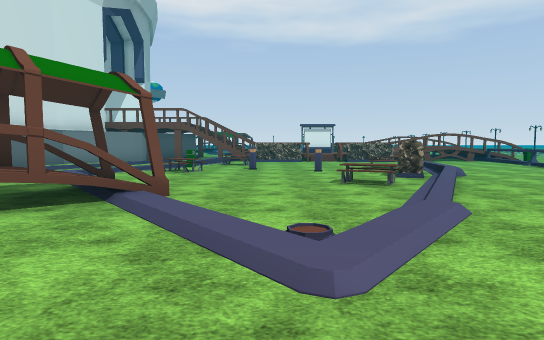
View 1 (above)

24 first-person views from a walk through a scene from a Unity 3-D project. The camera is 1.4 m above the floor, tilts 4° down and sees 75° across. The floor is counted in squares, 2 m on a side. Each view is taken from the middle of a square. On the plan, view 1 faces up. The plan holds only what a view shows up to about 11 squares ahead; the rest is blank. The place goes on beyond the plan. Flat ground stands in for the terrain. Some surface patterns are stand-ins.

View 2
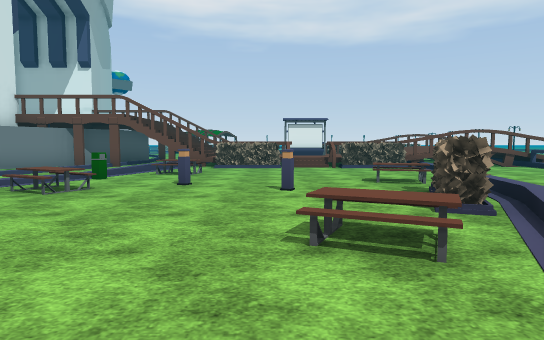

View 3
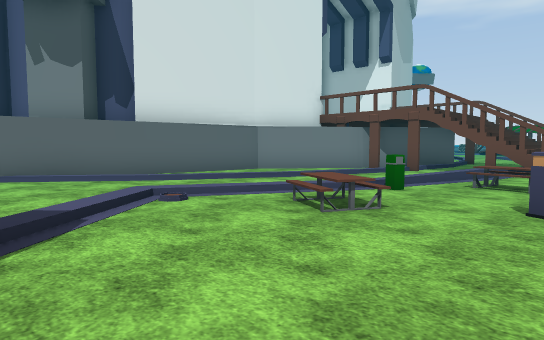

View 4
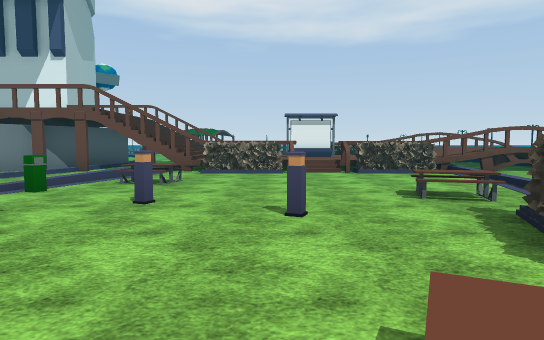

View 5
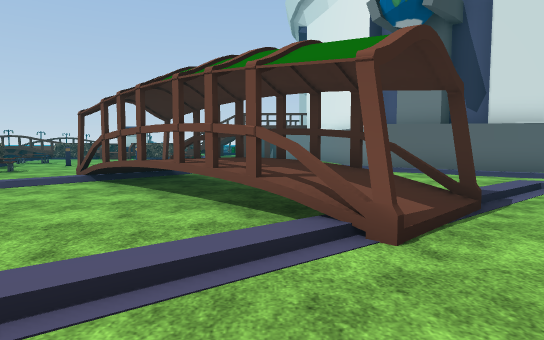

View 6
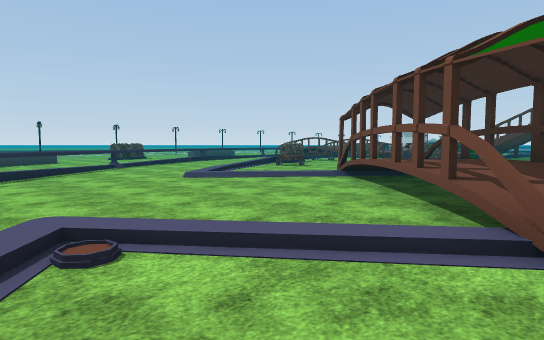

View 7
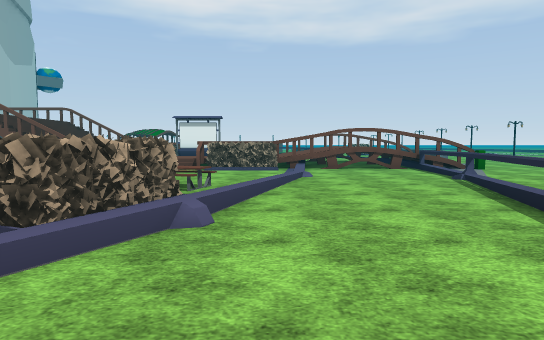

View 8
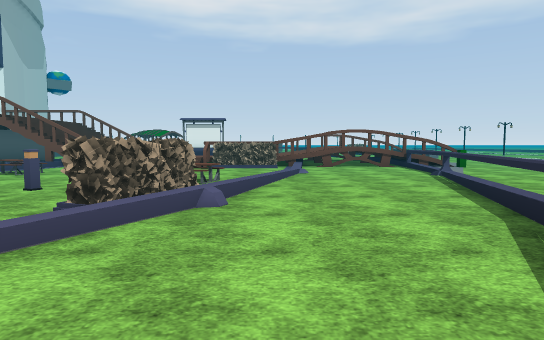

View 9
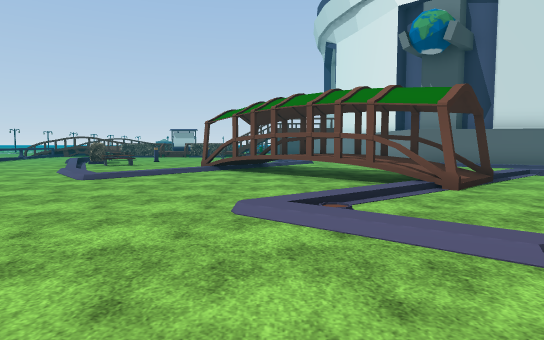

View 10
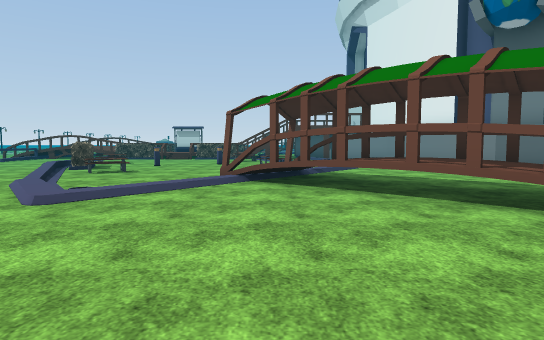

View 11
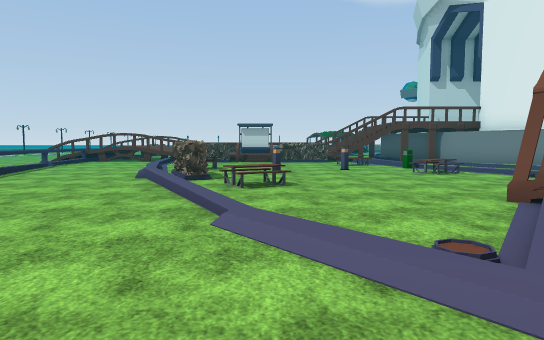

View 12
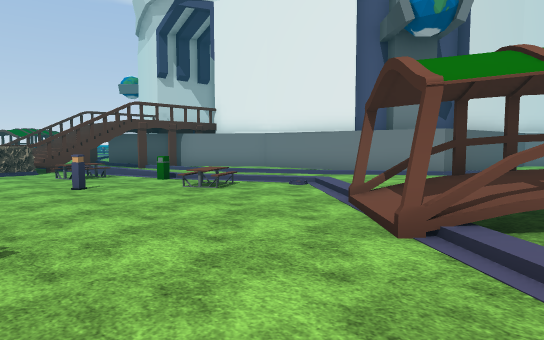

View 13
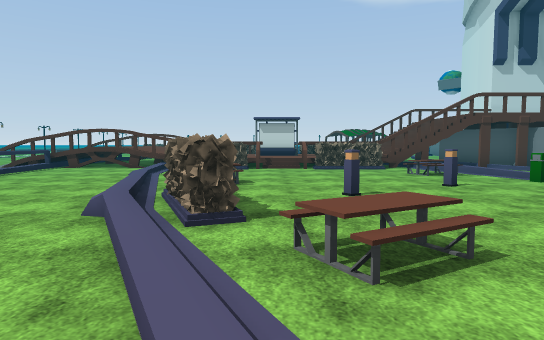

View 14
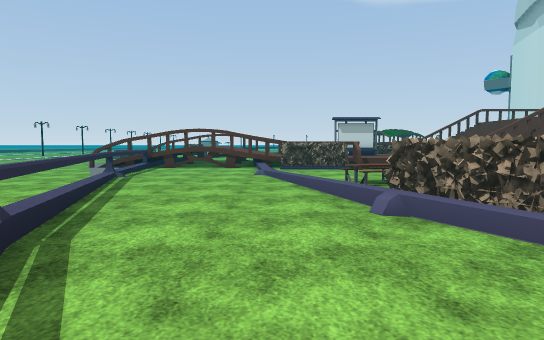

View 15
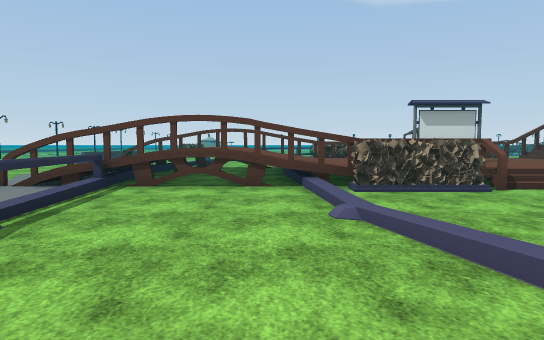

View 16
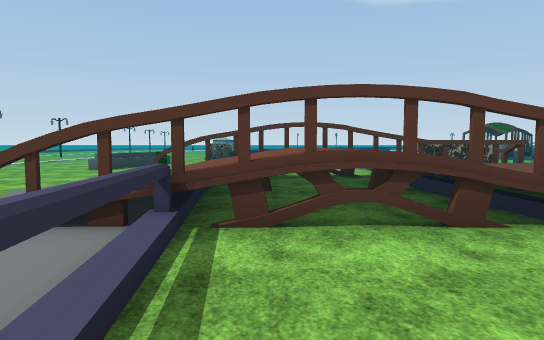

View 17
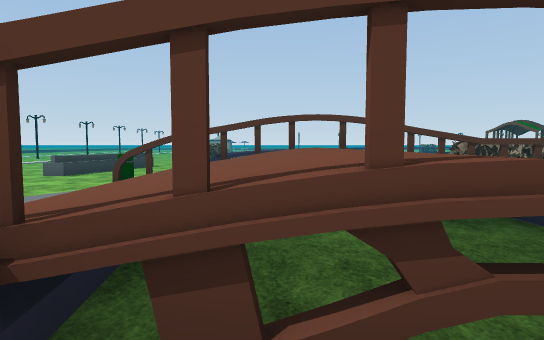

View 18
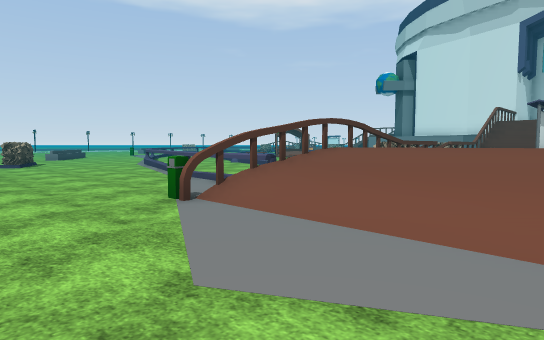

View 19
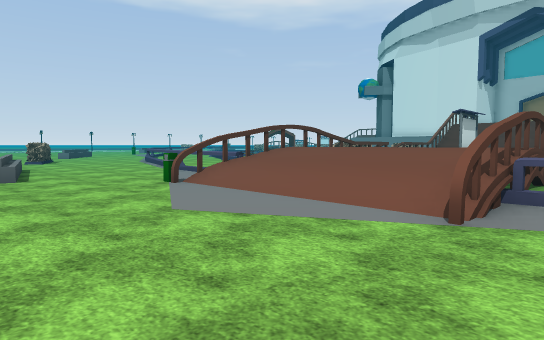

View 20
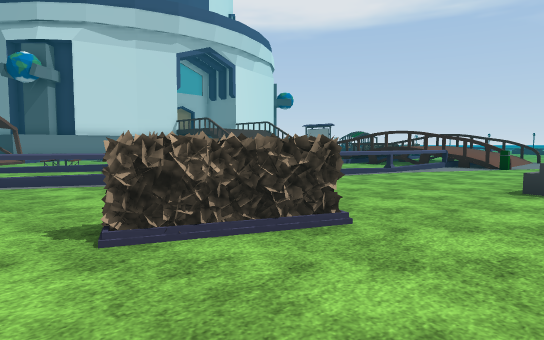

View 21
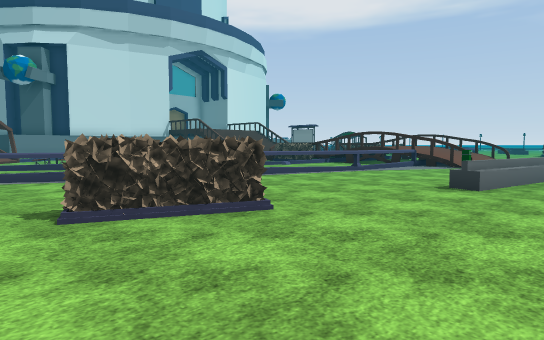

View 22
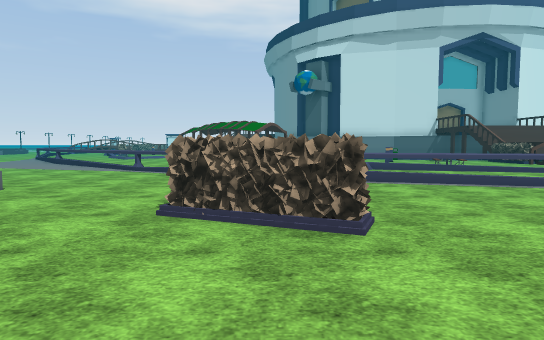

View 23
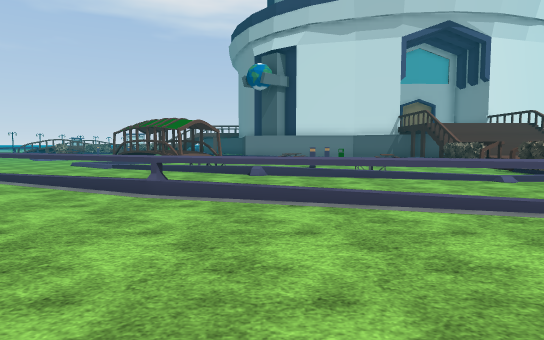

View 24
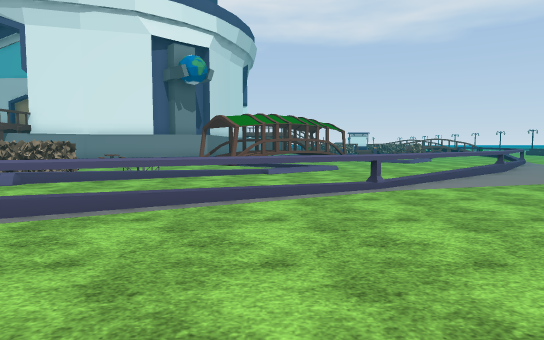

### Floor plan
Key: @ floor where view 1 was taken; # wall or solid block; x gap in a wall; . main floor; : floor 0.5 m higher than the main floor; + floor 1.25 m higher than the main floor; / step, stairs or slope; ^ raised ledge; v drop or lower ground; T thing the floor can be seen under or through; O other object.
Columns run from 34 left of view 1 to 13 right of it. Each row starts with its distance up from view 1.
 16                             ### //  ::  // // ..
 15                            ##./ /.OO/#OO/..#.O..
 14                           ##./. /......./..#...
 13                           #. /./O/....../..#...
 12                           #. /././...../...#..
 11                           #./..O.....O//...#..
 10                           #././//O.O..//..#..
  9                          #././//O....OO...#.
  8                          #/..//......O/...#
  7                        ###/.../.....///..#.
  6                         /.  ...T....O/...
  5                       //.....TT//.../...
  4                     //......TT TT/../. .
  3                     ...///..T TT.///..
  2                      ///../T/TT...//...
  1                  #///O.O...//T........
  0             x/   x.//.......# ....@..
 -1             #::  #..O.O......//.....#.
 -2               :: O............//....#.
 -3         ....#  ::#.....O.//..//...##.
 -4 .//O    ..../ O :/........O//....#..
 -5 ...//  O ...#::  #.....OOO/.....#...
 -6 .....///    O::: O....O//......#...
 -7 #  .....////#////#////.......##...
 -8 .##  .......v////v.........##.....
 -9 ...###.... .v++++x......###......
-10 ......###   x////x...###.  .....
-11 .........####////####...    ...
-12 .OO.........#////#.....      .
-13 ..OO........O........
-14 ......^^^..........
-15 ........^^^........
-16 .....    ..........

Positions as (right, up) in squares from view 1, and headings:
1: (0, 0), facing up
2: (1, 4), facing up
3: (0, 6), facing up-left
4: (1, 6), facing up
5: (1, 4), facing left
6: (1, 5), facing down-left
7: (5, 5), facing up
8: (5, 4), facing up
9: (4, 2), facing left
10: (1, 1), facing left
11: (-2, -3), facing left
12: (-5, -3), facing up-left
13: (-6, -4), facing left
14: (-6, -7), facing left
15: (-11, -8), facing left
16: (-14, -10), facing left
17: (-16, -10), facing left
18: (-18, -15), facing up-left
19: (-16, -16), facing up-left
20: (-34, -15), facing up-right
21: (-34, -16), facing up-right
22: (-32, -16), facing up
23: (-29, -14), facing up
24: (-5, -12), facing up
